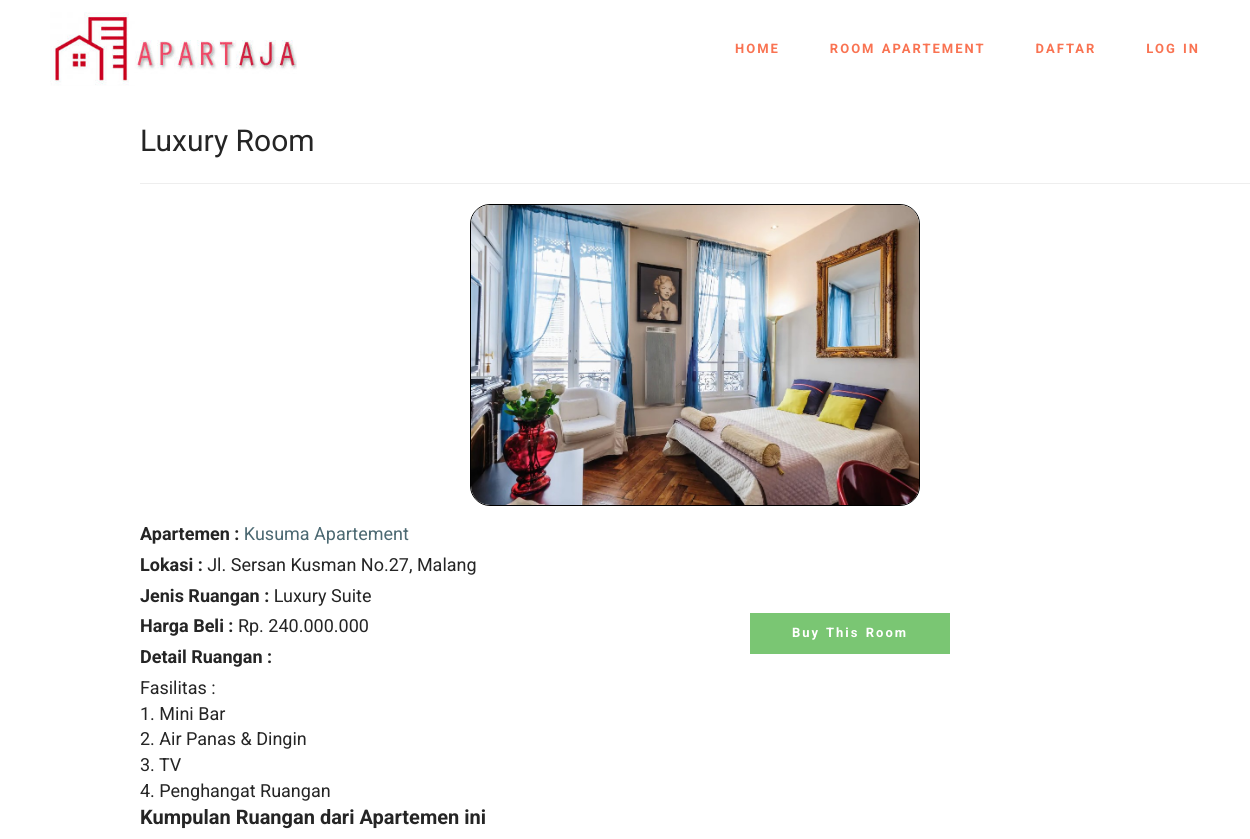
The app's page /ruangan/detailRuangan/14 (upper part), older data.
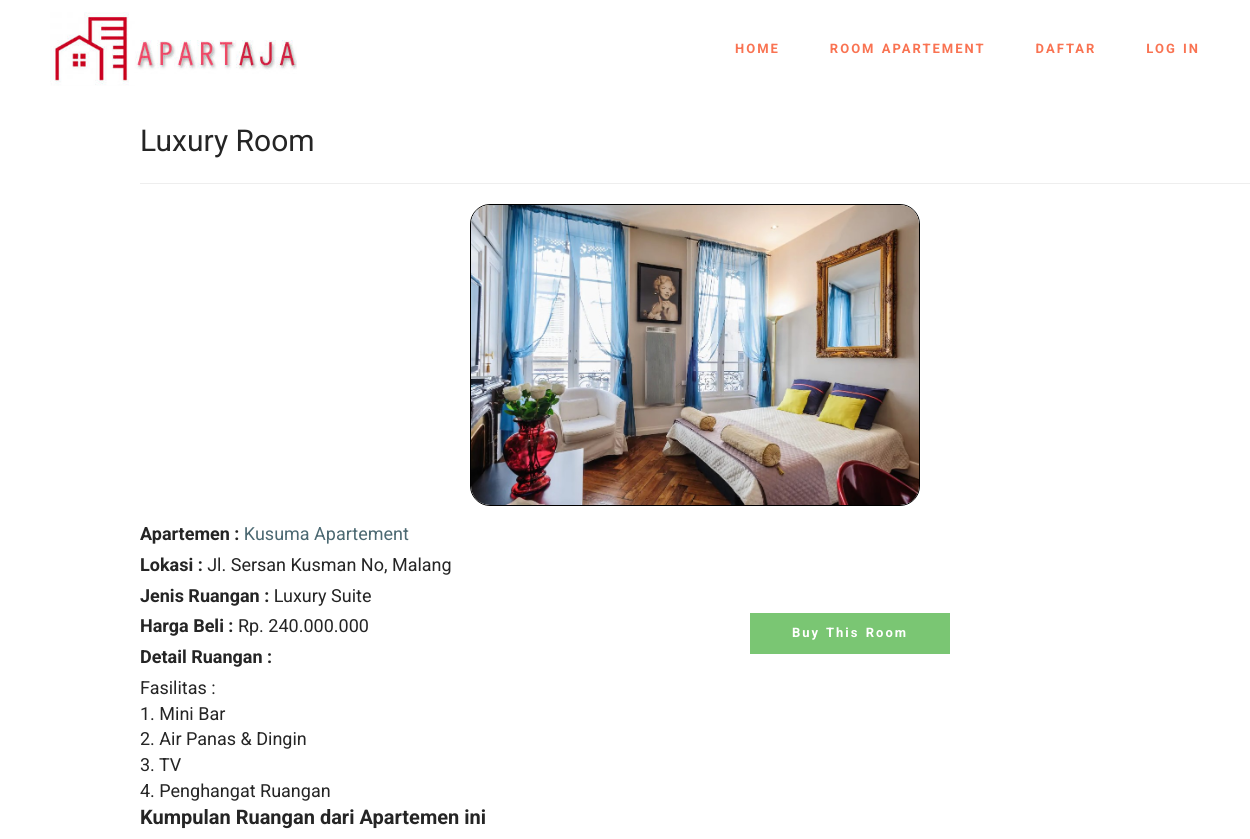
The same page, newer data.
### tables this page shows
CREATE TABLE `ruangan_apartemen` (
  `id_ruangan` int(2) NOT NULL,
  `id_apartemen` int(1) NOT NULL,
  `id_pengelola` int(1) NOT NULL,
  `nama_ruangan` varchar(20) NOT NULL,
  `jenis_ruangan` varchar(15) NOT NULL,
  `harga_beli` bigint(7) NOT NULL,
  `detail_ruangan` text NOT NULL,
  `sisa_ruang_apartemen` int(2) NOT NULL,
  `gambar_utama` text NOT NULL
);

CREATE TABLE `apartemen` (
  `id_apartemen` int(1) NOT NULL,
  `id_pengelola` int(1) NOT NULL,
  `nama_apartemen` varchar(10) NOT NULL,
  `alamat_apartemen` varchar(20) NOT NULL,
  `kota_kabupaten` varchar(20) NOT NULL,
  `provinsi` varchar(20) NOT NULL,
  `gambar_apartemen` text NOT NULL,
  `maps_link` text NOT NULL
);

### application/controllers/Ruangan.php (called while the page is built, shortened)
<?php
class Ruangan extends CI_Controller
{
	public function __construct()
	{
		$this->load->model('ruangan_model');
		$this->load->model('apartemen_model');
		$this->load->model('gambarruangan_model');
	}
	public function detailRuangan($id)
	{
		$data['title'] = 'Apart Aja';
		$data['ruangan'] = $this->ruangan_model->getDetailRuangan($id);
		$data['gambar'] = $this->ruangan_model->getDetailGambarRuangan($id);
		$level = $this->session->userdata('level');
		if ($level == 'user' or $level == 'admin') {
			$this->load->view('templates/header-user', $data);
		} else {
			$this->load->view('templates/header-guest', $data);
		}
		$this->load->view('ruangan/detail', $data);
		$this->load->view('templates/footer');
	}
}

### index.php (called while the page is built, shortened)
<?php
require_once BASEPATH.'core/CodeIgniter.php';

### application/models/Ruangan_model.php (called while the page is built, shortened)
<?php
class ruangan_model extends CI_Model
{
	public function getDetailRuangan($id)
	{
		$query = $this->db->query("SELECT * FROM ruangan_apartemen as ra JOIN apartemen a ON ra.id_apartemen = a.id_apartemen WHERE ra.id_ruangan = $id");
		return $query->result_array();
	}
}

### application/views/ruangan/detail.php (the view, shortened to what this page needs)
<div class="container" style="padding: 20px; margin: 0 auto ;margin-top:100px;">
	<div class="row">
		<div class="col-md-12" style="margin-left:70px;margin-right:70px;">
			<?php
			foreach ($ruangan as $ruangan) {
			?>
				<span style="margin-top:20px;margin-bottom: 20px;font-size: 30px"><?= $ruangan['nama_ruangan'] ?> Room</span>
				<div class="card-body" style="font-size: 18px">
					<hr>
					<center>
						<img style="width:450px;margin-bottom: 15px;border-radius: 20px;border:1px solid black" src="<?= base_url(); ?>assets/img/gambar_ruangan/<?= $ruangan['gambar_utama'] ?>" alt="Desc">
					</center>
					<label for=""><b>Apartemen : </b></label>
					<a href="<?= base_url() ?>apartemen/detailApartemen/<?= $ruangan['id_apartemen'] ?>" style="text-decoration: none;"><?= $ruangan['nama_apartemen']; ?> Apartement</a><br>
					<label for=""><b>Lokasi : </b></label>
					<?= $ruangan['alamat_apartemen'] ?>, <?= $ruangan['kota_kabupaten'] ?><br>
					<label for=""><b>Jenis Ruangan : </b></label>
					<?= $ruangan['jenis_ruangan']; ?><br>
					<div style="float: right;margin-right: 300px">
						<div class="form-row">
							<div class="col">
								<a href="<?= base_url(); ?>transaksi/preview/<?= $ruangan['id_ruangan'] ?>" class="btn btn-success" style="float: right;width:200px;font-weight: bold">Buy This Room</a><br><br>
							</div>
						</div>
					</div>
					<label for=""><b>Harga Beli :</b></label>
					Rp. <?= number_format($ruangan['harga_beli'], 0, ',', '.');; ?><br>
					<label for=""><b>Detail Ruangan :</b></label><br>
					<span style="white-space: pre-line"><?= $ruangan['detail_ruangan']; ?></span>
				</div>
			<?php
			}
			?>
			<span style="font-size: 20px;font-weight: bold">
				Kumpulan Ruangan dari Apartemen ini
			</span><br>
			<div class="col-md-8" style="margin-left:150px">
			</div>
		</div>
	</div>

Row changes from the older to the newer data that the page shows:
changed through a linked row, ruangan_apartemen "Luxury": id_apartemen.alamat_apartemen "Jl. Sersan Kusman No.27" → "Jl. Sersan Kusman No"
